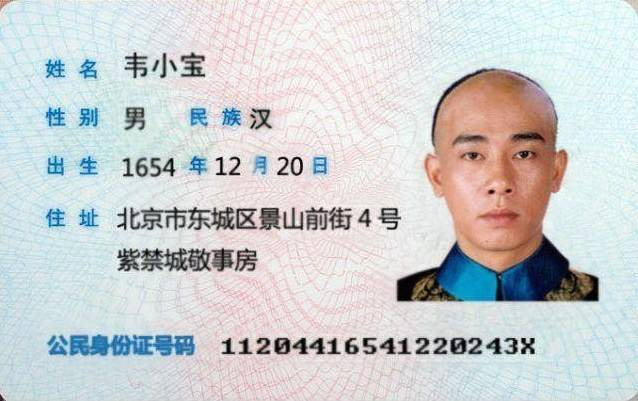
#> input picture card.jpg, 638 x 401 px
$ python radon.py ../card.jpg
#> lines starting #> are read from the running program, lines starting #| are printed output that depends on the picture
# 导入需要的库。
# 参考：https://yq.aliyun.com/articles/547689
import imutils
import numpy as np
import cv2

# 定义 Radon 变换函数，检测范围-90 至 90,间隔为 0.5：

def radon_angle(img, angle_split=5):
    angles_list = list(np.arange(-90., 90. + angle_split,
                                 angle_split))

    # 创建一个列表 angles_map_max，存放各个方向上投影的积分最大
    # 值。我们对每个旋转角度进行计算，获得每个角度下图像的投影，
    # 然后计算当前指定角度投影值积分的最大值。最大积分值对应的角度
    # 即为偏转角度。

    angles_map_max = []
    for current_angle in angles_list:
        rotated_img = imutils.rotate_bound(img, current_angle)
        current_map = np.sum(rotated_img, axis=1)
        angles_map_max.append(np.max(current_map))

    adjust_angle = angles_list[np.argmax(angles_map_max)]

    return adjust_angle


def adjust(img_path):
#> called with img_path = '../card.jpg'
    img = cv2.imread(img_path)
#> img is the input picture: shape (401, 638, 3); mean B, G, R 208.8, 207.7, 204.9

    degree = radon_angle(img)
#> the loop in radon_angle, `for current_angle in angles_list:` made 37 passes
#> pass 1, in radon_angle, `rotated_img = imutils.rotate_bound(img, current_angle)`:
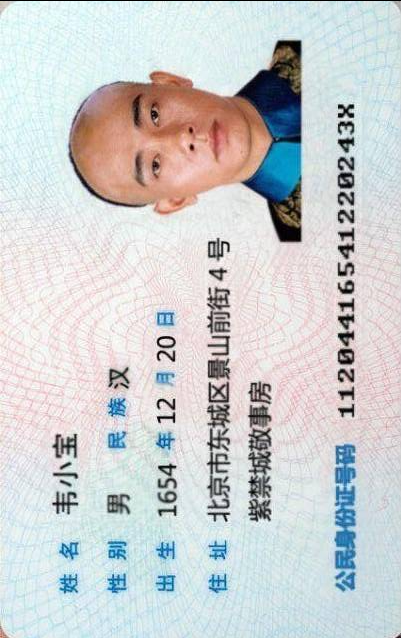
#> rotated_img: shape (638, 401, 3); mean B, G, R 208.5, 207.3, 204.6
#> pass 2, in radon_angle, `rotated_img = imutils.rotate_bound(img, current_angle)`:
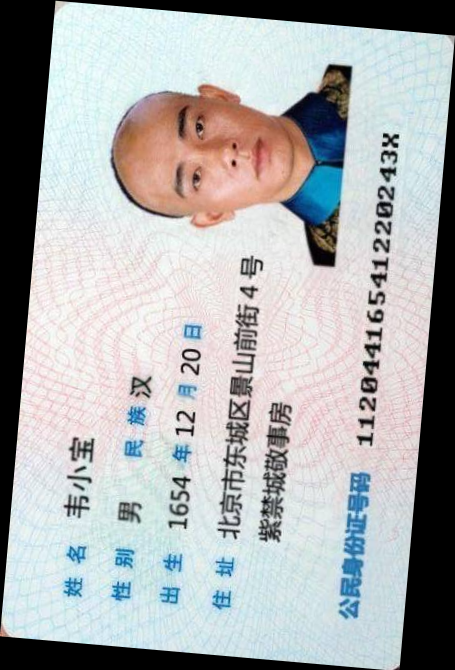
#> rotated_img: shape (670, 455, 3); mean B, G, R 175.3, 174.3, 172
#> pass 3, in radon_angle, `rotated_img = imutils.rotate_bound(img, current_angle)`:
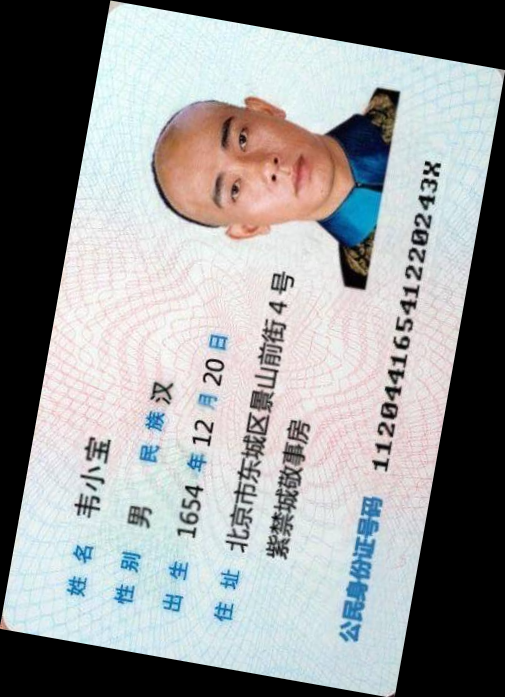
#> rotated_img: shape (697, 505, 3); mean B, G, R 151.8, 150.9, 149
#> after the loop in radon_angle, `for current_angle in angles_list:`: angles_map_max = 37 values, max 160870 at index 12, min 95330 at index 34, mean 125702
#> in radon_angle, `adjust_angle = angles_list[np.argmax(angles_map_max)]`: adjust_angle = -30
#> degree = -30

    from scipy import ndimage
    rotated = ndimage.rotate(img,degree )
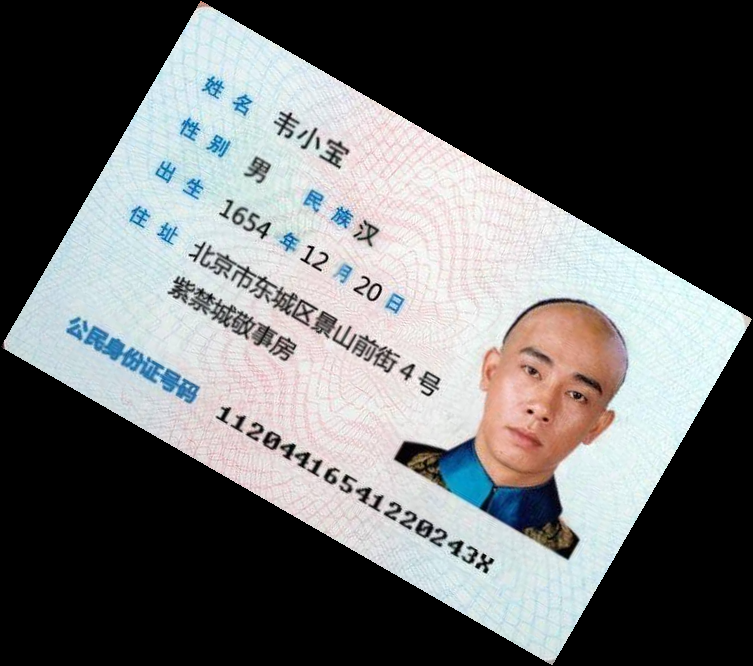
#> rotated: shape (666, 753, 3); mean B, G, R 106.1, 105.5, 104.1
    cv2.imshow('img', rotated)
    cv2.waitKey(0)
    cv2.destroyAllWindows()

if __name__=="__main__":
    import sys,os

    imagePath =  sys.argv[1]
    if not os.path.exists(imagePath):print("图片不存在")

    adjust(imagePath)
